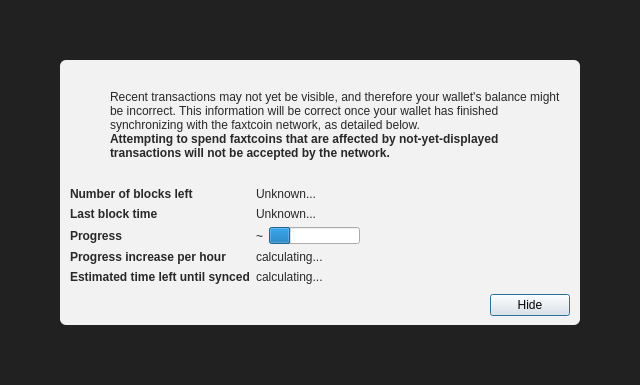
<?xml version="1.0" encoding="UTF-8"?>
<ui version="4.0">
 <class>ModalOverlay</class>
 <widget class="ModalOverlay" name="ModalOverlay">
  <property name="geometry">
   <rect>
    <x>0</x>
    <y>0</y>
    <width>640</width>
    <height>385</height>
   </rect>
  </property>
  <property name="windowTitle">
   <string>Form</string>
  </property>
  <layout class="QVBoxLayout" name="verticalLayout" stretch="0">
   <property name="sizeConstraint">
    <enum>QLayout::SetDefaultConstraint</enum>
   </property>
   <property name="leftMargin">
    <number>0</number>
   </property>
   <property name="topMargin">
    <number>0</number>
   </property>
   <property name="rightMargin">
    <number>0</number>
   </property>
   <property name="bottomMargin">
    <number>0</number>
   </property>
   <item>
    <widget class="QWidget" name="bgWidget" native="true">
     <property name="styleSheet">
      <string notr="true">#bgWidget { background: rgba(0,0,0,220); }</string>
     </property>
     <layout class="QVBoxLayout" name="verticalLayoutMain" stretch="1">
      <property name="leftMargin">
       <number>60</number>
      </property>
      <property name="topMargin">
       <number>60</number>
      </property>
      <property name="rightMargin">
       <number>60</number>
      </property>
      <property name="bottomMargin">
       <number>60</number>
      </property>
      <item>
       <widget class="QWidget" name="contentWidget" native="true">
        <property name="styleSheet">
         <string notr="true">#contentWidget { background: rgba(255,255,255,240); border-radius: 6px; }

QLabel { color: rgb(40,40,40);  }</string>
        </property>
        <layout class="QVBoxLayout" name="verticalLayoutSub" stretch="1,0,0,0">
         <property name="spacing">
          <number>0</number>
         </property>
         <property name="leftMargin">
          <number>10</number>
         </property>
         <property name="topMargin">
          <number>10</number>
         </property>
         <property name="rightMargin">
          <number>10</number>
         </property>
         <property name="bottomMargin">
          <number>10</number>
         </property>
         <item>
          <layout class="QHBoxLayout" name="horizontalLayoutIconText" stretch="0,1">
           <property name="topMargin">
            <number>20</number>
           </property>
           <item>
            <layout class="QVBoxLayout" name="verticalLayoutIcon">
             <property name="leftMargin">
              <number>0</number>
             </property>
             <item>
              <widget class="QPushButton" name="warningIcon">
               <property name="enabled">
                <bool>false</bool>
               </property>
               <property name="text">
                <string/>
               </property>
               <property name="icon">
                <iconset>
                 <normaloff>:/icons/warning</normaloff>
                 <disabledoff>:/icons/warning</disabledoff>:/icons/warning</iconset>
               </property>
               <property name="iconSize">
                <size>
                 <width>48</width>
                 <height>48</height>
                </size>
               </property>
               <property name="flat">
                <bool>true</bool>
               </property>
              </widget>
             </item>
             <item>
              <spacer name="verticalSpacerWarningIcon">
               <property name="orientation">
                <enum>Qt::Vertical</enum>
               </property>
               <property name="sizeHint" stdset="0">
                <size>
                 <width>20</width>
                 <height>40</height>
                </size>
               </property>
              </spacer>
             </item>
            </layout>
           </item>
           <item>
            <layout class="QVBoxLayout" name="verticalLayoutInfoText">
             <property name="leftMargin">
              <number>0</number>
             </property>
             <property name="topMargin">
              <number>0</number>
             </property>
             <item>
              <widget class="QLabel" name="infoText">
               <property name="text">
                <string>Recent transactions may not yet be visible, and therefore your wallet's balance might be incorrect. This information will be correct once your wallet has finished synchronizing with the faxtcoin network, as detailed below.</string>
               </property>
               <property name="textFormat">
                <enum>Qt::RichText</enum>
               </property>
               <property name="wordWrap">
                <bool>true</bool>
               </property>
              </widget>
             </item>
             <item>
              <widget class="QLabel" name="infoTextStrong">
               <property name="font">
                <font>
                 <weight>75</weight>
                 <bold>true</bold>
                </font>
               </property>
               <property name="text">
                <string>Attempting to spend faxtcoins that are affected by not-yet-displayed transactions will not be accepted by the network.</string>
               </property>
               <property name="textFormat">
                <enum>Qt::RichText</enum>
               </property>
               <property name="wordWrap">
                <bool>true</bool>
               </property>
              </widget>
             </item>
             <item>
              <spacer name="verticalSpacerInTextSpace">
               <property name="orientation">
                <enum>Qt::Vertical</enum>
               </property>
               <property name="sizeHint" stdset="0">
                <size>
                 <width>20</width>
                 <height>40</height>
                </size>
               </property>
              </spacer>
             </item>
            </layout>
           </item>
          </layout>
         </item>
         <item>
          <spacer name="verticalSpacerAfterText">
           <property name="orientation">
            <enum>Qt::Vertical</enum>
           </property>
           <property name="sizeHint" stdset="0">
            <size>
             <width>20</width>
             <height>40</height>
            </size>
           </property>
          </spacer>
         </item>
         <item>
          <layout class="QFormLayout" name="formLayout">
           <property name="fieldGrowthPolicy">
            <enum>QFormLayout::FieldsStayAtSizeHint</enum>
           </property>
           <property name="horizontalSpacing">
            <number>6</number>
           </property>
           <property name="verticalSpacing">
            <number>6</number>
           </property>
           <property name="topMargin">
            <number>10</number>
           </property>
           <item row="0" column="0">
            <widget class="QLabel" name="labelNumberOfBlocksLeft">
             <property name="font">
              <font>
               <weight>75</weight>
               <bold>true</bold>
              </font>
             </property>
             <property name="text">
              <string>Number of blocks left</string>
             </property>
            </widget>
           </item>
           <item row="0" column="1">
            <widget class="QLabel" name="numberOfBlocksLeft">
             <property name="text">
              <string>Unknown...</string>
             </property>
            </widget>
           </item>
           <item row="1" column="0">
            <widget class="QLabel" name="labelLastBlockTime">
             <property name="font">
              <font>
               <weight>75</weight>
               <bold>true</bold>
              </font>
             </property>
             <property name="text">
              <string>Last block time</string>
             </property>
            </widget>
           </item>
           <item row="1" column="1">
            <widget class="QLabel" name="newestBlockDate">
             <property name="sizePolicy">
              <sizepolicy hsizetype="Maximum" vsizetype="Preferred">
               <horstretch>0</horstretch>
               <verstretch>0</verstretch>
              </sizepolicy>
             </property>
             <property name="text">
              <string>Unknown...</string>
             </property>
            </widget>
           </item>
           <item row="2" column="0">
            <widget class="QLabel" name="labelSyncDone">
             <property name="font">
              <font>
               <weight>75</weight>
               <bold>true</bold>
              </font>
             </property>
             <property name="text">
              <string>Progress</string>
             </property>
            </widget>
           </item>
           <item row="2" column="1">
            <layout class="QHBoxLayout" name="horizontalLayoutSync" stretch="0,1">
             <item>
              <widget class="QLabel" name="percentageProgress">
               <property name="text">
                <string notr="true">~</string>
               </property>
              </widget>
             </item>
             <item>
              <widget class="QProgressBar" name="progressBar">
               <property name="value">
                <number>24</number>
               </property>
               <property name="format">
                <string/>
               </property>
              </widget>
             </item>
            </layout>
           </item>
           <item row="4" column="0">
            <widget class="QLabel" name="labelProgressIncrease">
             <property name="font">
              <font>
               <weight>75</weight>
               <bold>true</bold>
              </font>
             </property>
             <property name="text">
              <string>Progress increase per hour</string>
             </property>
            </widget>
           </item>
           <item row="4" column="1">
            <widget class="QLabel" name="progressIncreasePerH">
             <property name="text">
              <string>calculating...</string>
             </property>
            </widget>
           </item>
           <item row="5" column="0">
            <widget class="QLabel" name="labelEstimatedTimeLeft">
             <property name="font">
              <font>
               <weight>75</weight>
               <bold>true</bold>
              </font>
             </property>
             <property name="text">
              <string>Estimated time left until synced</string>
             </property>
            </widget>
           </item>
           <item row="5" column="1">
            <widget class="QLabel" name="expectedTimeLeft">
             <property name="text">
              <string>calculating...</string>
             </property>
            </widget>
           </item>
          </layout>
         </item>
         <item>
          <layout class="QHBoxLayout" name="horizontalLayoutButtons">
           <property name="leftMargin">
            <number>10</number>
           </property>
           <property name="topMargin">
            <number>10</number>
           </property>
           <item>
            <spacer name="horizontalSpacer">
             <property name="orientation">
              <enum>Qt::Horizontal</enum>
             </property>
             <property name="sizeHint" stdset="0">
              <size>
               <width>40</width>
               <height>20</height>
              </size>
             </property>
            </spacer>
           </item>
           <item>
            <widget class="QPushButton" name="closeButton">
             <property name="text">
              <string>Hide</string>
             </property>
             <property name="focusPolicy">
              <enum>Qt::StrongFocus</enum>
             </property>
             <property name="default">
              <bool>true</bool>
             </property>
            </widget>
           </item>
          </layout>
         </item>
        </layout>
       </widget>
      </item>
     </layout>
    </widget>
   </item>
  </layout>
 </widget>
 <customwidgets>
  <customwidget>
   <class>ModalOverlay</class>
   <extends>QWidget</extends>
   <header>qt/modaloverlay.h</header>
   <container>1</container>
  </customwidget>
 </customwidgets>
 <resources/>
 <connections/>
</ui>
